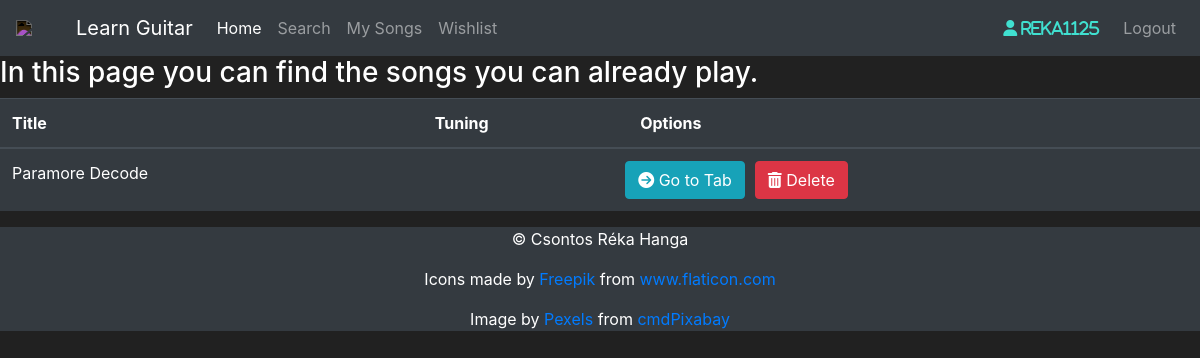
Page /my-songs (signed in) on the earlier database version.
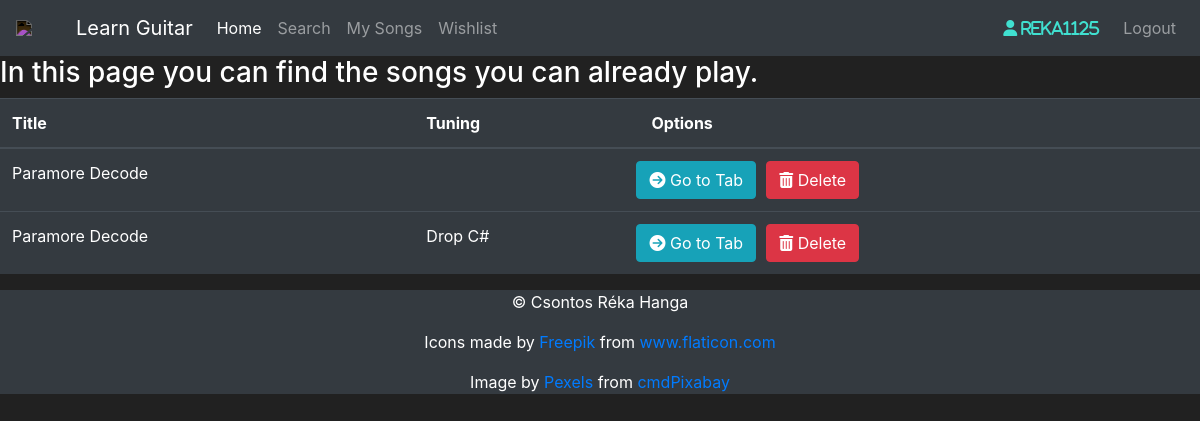
Same page on the later database version.
### application/models.py (models this page shows, shortened)
class User(db.Model, UserMixin):
    user_id = db.Column(db.Integer(), primary_key=True)
    username = db.Column(db.String(length=30), unique=True, nullable=False)
    email_address = db.Column(db.String(length=50), unique=True, nullable=False)
    password_hash = db.Column(db.String(length=60), nullable=False)
    saved_songs = db.relationship('My_Songs', backref='owned_user', lazy=True)
    wishlist = db.relationship('Wishlist', backref='owned_user', lazy=True)
    @property
    def password(self):
        return self.password

class My_Songs(db.Model):
    song_id = db.Column(db.Integer(), primary_key=True)
    title = db.Column(db.String(length=50), nullable=False)
    tuning = db.Column(db.String(length=10))
    video_id = db.Column(db.String(length=200))
    tab_url = db.Column(db.String(length=200), unique=True)
    owner = db.Column(db.Integer(), db.ForeignKey('user.user_id'))

### application/routes.py (the view)
@app.route("/my-songs")
@login_required
def mysongs_page():
    mysongs = My_Songs.query.all()
    return render_template("my-songs.html", songs=mysongs)

### application/models.py (called while the page is built)
@login_manager.user_loader
def load_user(user_id):
    return User.query.get(int(user_id))

### application/templates/my-songs.html (shortened to what this page needs)
{% extends 'base.html' %}
{% block content %}
    <h3>In this page you can find the songs you can already play.</h3>
    <table class="table table-hover table-dark">
        <thead>
            <tr>
                <th scope="col">Title</th>
                <th scope="col">Tuning</th>
                <th scope="col">Options</th>
            </tr>
        </thead>
        <tbody>
                {% for song in songs %}
                    <tr>
                        <td>{{ song.title }}</td>
                        <td>{{ song.tuning }}</td>
                        <td>
                            <div class="row">
                                <form action="{{ url_for('tab_page') }}" method="POST" style="margin-right: 10px">
                                    <button type=submit class="btn btn-outline btn-info">
                                        <i class="fas fa-arrow-circle-right"></i> Go to Tab
                                    </button>
                                </form>
                                <form action="{{ url_for('delete_song_page') }}" method=post class=delete-song>
                                    <button type=submit class="btn btn-outline btn-danger">
                                        <i class="fas fa-trash-alt"></i> Delete
                                    </button>
                                </form>
                            </div>
                        </td>
                    </tr>
                {% endfor %}
        </tbody>
    </table>
{% endblock %}

### application/templates/base.html (shortened to what this page needs)
<!doctype html>
<html lang="en">
    <head>
        <link rel="stylesheet" href="https://cdn.jsdelivr.net/npm/bootstrap@4.5.3/dist/css/bootstrap.min.css"
>
    </head>
    <body>
        <nav id="navigation" class="navbar navbar-expand-md navbar-dark bg-dark">
            <img id="icon" src="https://cdn-icons-png.flaticon.com/512/93/93013.png" class="img-responsive" width="50">
            <a class="navbar-brand" href="#">Learn Guitar</a>
            <div class="collapse navbar-collapse" id="navbarNav">
                <ul class="navbar-nav mr-auto">
                    <li class="nav-item active">
                        <a class="nav-link" href="{{ url_for('home_page') }}">Home </a>
                    </li>
                    <li class="nav-item">
                        <a class="nav-link" href="{{ url_for('search_page') }}">Search</a>
                    </li>
                    <li class="nav-item">
                        <a class="nav-link" href="{{ url_for('mysongs_page') }}">My Songs</a>
                    </li>
                    <li class="nav-item">
                        <a class="nav-link" href="{{ url_for('wishlist_page') }}">Wishlist</a>
                    </li>
                </ul>
                {% if current_user.is_authenticated %}
                    <ul class="navbar-nav">
                        <li class="nav-item">
                            <a class="nav-link">
                                <i class="fas fa-user mr-2" style="color:turquoise;"> {{ current_user.username }}</i>
                            </a>
                        </li>
                        <li class="nav-item">
                            <a class="nav-link" href="{{ url_for('logout_page') }}">Logout</a>
                        </li>
                    </ul>
                {% endif %}
            </div>
        </nav>
        {% block content %}
        {% endblock %}
    </body>
    <footer class=" footer bg-dark">
        <p> &copy; Csontos Réka Hanga</p>
        <p>Icons made by <a href="https://www.freepik.com" title="Freepik">Freepik</a> from <a
                href="https://www.flaticon.com/" title="Flaticon">www.flaticon.com</a></p>
        <p>Image by <a href="https://pixabay.com/users/pexels-2286921/?utm_source=link-attribution&amp;utm_medium=referral&amp;utm_campaign=image&amp;utm_content=1851426">Pexels</a>
            from <a href="https://pixabay.com/?utm_source=link-attribution&amp;utm_medium=referral&amp;utm_campaign=image&amp;utm_content=1851426">cmdPixabay</a></p>
    </footer>
</html>

### application/templates/base.html (style rules this page uses)
body { background-color: #212121; color: white }
#icon { -webkit-filter: invert(1); filter: invert(1); margin-right: 10px; }
.footer { bottom: 0; margin: 0; text-align: center; width: 100%; position: relative; }

Differences in the rows shown:
added My_Songs: title "Paramore Decode", tuning "Drop C#"
